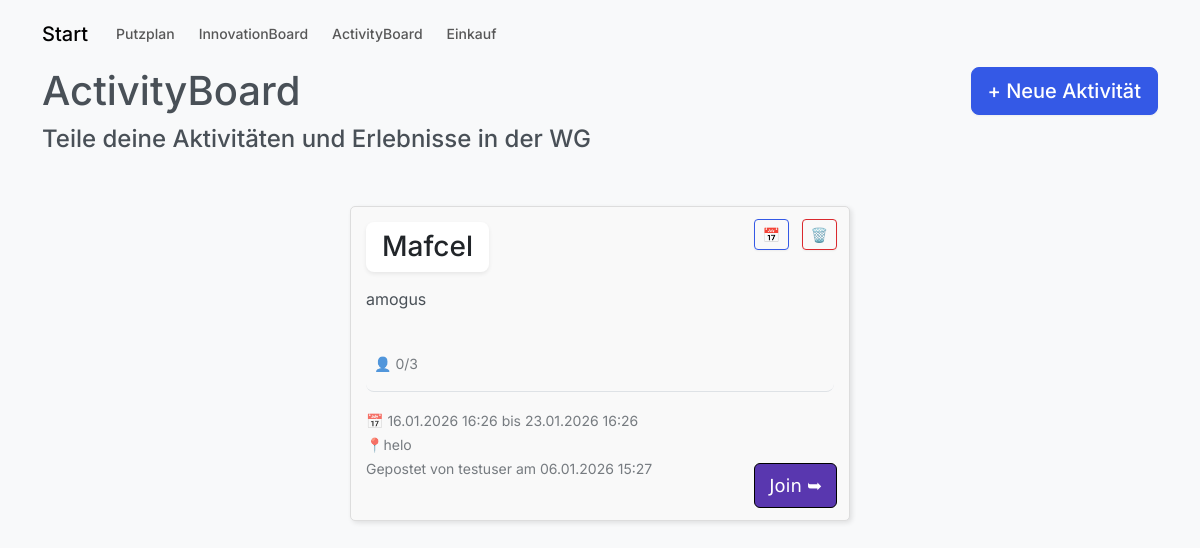
The page /activityboard/ (signed in) on the database as committed earlier.
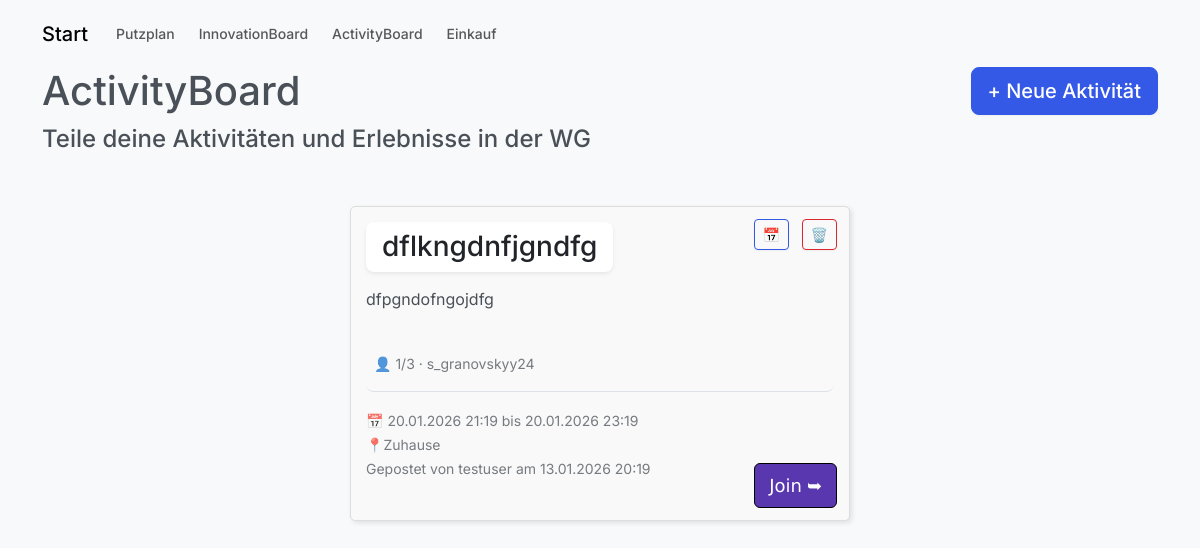
The same page on the database as committed later.
### db.py (models this page shows)
class Activity(db.Model):
    __tablename__ = 'ACTIVITY'
    activity_id = db.Column(db.Integer, primary_key=True, index=True, unique=True)
    wg_id = db.Column(db.Integer, db.ForeignKey('WG.wg_id'), nullable=False)
    created_by = db.Column(db.Integer, db.ForeignKey('USER.user_id'), nullable=False)
    title = db.Column(db.String, nullable=False)
    description = db.Column(db.String)
    date = db.Column(db.DateTime, nullable=False)
    location = db.Column(db.String)
    max_participants = db.Column(db.Integer, nullable=True)
    participants = db.relationship(
        "User",
        secondary=activity_participants,
        back_populates="joined_activities"
    )  #participants
    created_at = db.Column(db.DateTime, server_default=db.func.now())
    updated_at = db.Column(db.DateTime, nullable=False)  #new time varivable as to not migrate
    wg = db.relationship('Wg', back_populates='activities')
    creator = db.relationship('User', back_populates='activities_created')

class User(db.Model):
    __tablename__ = 'USER'
    user_id = db.Column(db.Integer, primary_key=True, index=True, unique=True)
    username = db.Column(db.String, nullable=False, unique=True)
    password_hash = db.Column(db.String, nullable=False, unique=True)
    email = db.Column(db.String, nullable=False, unique=True)
    role = db.Column(db.String, nullable=False)
    wg_id = db.Column(db.Integer, db.ForeignKey('WG.wg_id'), nullable=True)
    wg = db.relationship('Wg', back_populates='users')
    cleaning_tasks = db.relationship('CleaningTask', back_populates='assigned_user')
    activities_created = db.relationship('Activity', back_populates='creator')
    ideas = db.relationship('Idea', back_populates='creator',foreign_keys='Idea.created_by')
    idea_comments = db.relationship('Idea_Comment', back_populates='user')
    idea_likes = db.relationship('Idea_Like', back_populates='user')
    added_items = db.relationship('ShoppingItem', foreign_keys='ShoppingItem.added_by', back_populates='added_by_user')
    assigned_items = db.relationship('ShoppingItem', foreign_keys='ShoppingItem.assigned_to', back_populates='assigned_to_user')
    joined_activities = db.relationship(
        "Activity",
        secondary=activity_participants,
        back_populates="participants"
    )  #joined_activities

### app.py (the view, shortened to what this page needs)
@app.route("/activityboard/", methods=['GET', 'POST'])
def activity_board():
    if 'user_id' not in session:
        return redirect(url_for('login'))
    form = ActivityForm()
    current_user_id = int(session["user_id"])
    all_users = User.query.all()
    activities = (Activity.query
                  .filter_by(wg_id=1)  # wg_id = user.wg_id
                  .options(joinedload(Activity.creator), joinedload(Activity.participants))
                  .order_by(Activity.created_at.desc())
                  .all())
    return render_template("activityboard.html", form=form, activities=activities, all_users=all_users, current_user_id=current_user_id)  #To be replaced with current_user().user_id

### templates/activityboard.html (shortened to what this page needs)
{% extends "base.html" %}
{% block content %}
<nav class="navbar navbar-expand-lg navbar-light bg-light">
  <a class="navbar-brand" href="{{ url_for('dashboard') }}">Start</a>
  <div class="navbar-nav">
    <a class="nav-link" href="{{ url_for('putzplan') }}">Putzplan</a>
    <a class="nav-link" href="{{ url_for('innovation_board') }}">InnovationBoard</a>
    <a class="nav-link" href="{{ url_for('activity_board') }}">ActivityBoard</a>
    <a class="nav-link" href="{{ url_for('einkaufsplan') }}">Einkauf</a>
</nav>
<div style="display:flex; justify-content:space-between; align-items:center; margin-bottom: 10px;">
  <h1 style="margin:0;">ActivityBoard</h1>
  <label for="modalToggleNewActivity"
         class="btn btn-lg btn-primary">
    + Neue Aktivität
  </label>
</div>
<h4>Teile deine Aktivitäten und Erlebnisse in der WG</h4>
<br>
<div class="activities-list">
  {% for activity in activities %}
    <div class="activity-card">
      <form method="POST" action="{{ url_for('delete_activity', activity_id=activity.activity_id) }}" style="position: absolute; top: 12px; right: 12px; margin: 0;">
          <button type="submit" class="btn btn-sm btn-outline-danger"
            title = "löschen" aria-label="löschen"
            onclick="return confirm('Aktivität wirklich löschen?');">🗑️</button>
      </form>
      <form method="POST" action="{{ url_for('activity_ics', activity_id=activity.activity_id) }}"
      style="position:absolute; top:12px; right:50px; margin-right:10px;">
        <button type="submit"
                class="btn btn-sm btn-outline-primary"
                title="In Kalender speichern (.ics)"
                aria-label="In Kalender speichern (.ics)">
          📅
        </button>
      </form>
      <h3 class="d-inline-block px-3 py-2 rounded-3 bg-white text-dark shadow-sm" style="margin-bottom: 15px;">{{ activity.title }}</h3>
      <br>
      <p class="activity-desc mb-2">{{ activity.description }}</p>
      <br>
        <div class="pb-3 mb-3 border-bottom background-light p-2 rounded-3">
          <small class="text-muted">
            {% if activity.max_participants %}
              👤 {{ activity.participants|length }}/{{ activity.max_participants }}
            {% else %}
              👥 {{ activity.participants|length }}
            {% endif %}
            {% if activity.participants|length > 0 %}
              ·
              {% for u in activity.participants %}
                {{ u.username }}{% if not loop.last %}, {% endif %}
              {% endfor %}
            {% endif %}
          </small>
        </div>
      <small class="text-muted" style = "margin-bottom: 10px;">📅 {{ activity.date.strftime('%d.%m.%Y %H:%M') }} bis {{ activity.updated_at.strftime('%d.%m.%Y %H:%M') }}</small>
      {% if activity.location %}
        <br>
        <small class="text-muted" style = "margin-bottom: 10px;">📍{{ activity.location }}</small>
      {% endif %}
        <br>
      <small class="text-muted" style="margin-top: 20px; margin-bottom: 5px;">Gepostet von {{ activity.creator.username }} am {{ activity.created_at.strftime('%d.%m.%Y %H:%M') }}</small>
      <br>
            {% set is_joined = current_user_id and (activity.participants
            | selectattr('user_id', 'equalto', current_user_id)
            | list | length > 0) %}
        <form method="POST"
              action="{% if is_joined %}{{ url_for('leave_activity', activity_id=activity.activity_id) }}{% else %}{{ url_for('join_activity', activity_id=activity.activity_id) }}{% endif %}"
              class="m-0 action-form">
          <button type="submit"
                  class="action-btn {% if is_joined %}action-leave{% else %}action-join{% endif %}"
                  onclick="return confirm('{% if is_joined %}Von der Aktivität wirklich abmelden?{% else %}Aktivität wirklich beitreten?{% endif %}');">
            {% if is_joined %}𝗟𝖾𝖺𝗏𝖾 ✘{% else %}𝖩𝗈𝗂𝗇 ➥{% endif %}
          </button>
        </form>
    </div>
  {% else %}
    <p>Noch keine Aktivitäten geteilt. Sei der/die Erste!</p>
  {% endfor %}
</div>
{% endblock %}

### templates/base.html (shortened to what this page needs)
<!DOCTYPE html>
<html lang="de">
<head>
    <link rel="stylesheet" href="https://cdn.jsdelivr.net/npm/bootswatch@5.3.2/dist/zephyr/bootstrap.min.css">
</head>
<body class="bg-light">
<div class="container">
    {% block content %}{% endblock %}
</div>
</body>
</html>

### templates/activityboard.html (style rules this page uses)
.activities-list { display: flex; gap: 15px; align-items: flex-start; justify-content: center; margin-top: 20px; }
.activity-card { position: relative; border: 1px solid #ddd; border-radius: 5px; padding: 15px; padding-bottom: 60px; background-color: #f9f9f9; box-shadow: 2px 2px 5px rgba(0,0,0,0.1); width: 100%; max-width: 500px; }
.activity-card .action-form { position: absolute; right: 12px; bottom: 12px; margin: 0; }
.activity-card .action-btn { display: inline-block; width: auto; height: auto; padding: 8px 14px; border-radius: 6px; border: 1px solid black; color: white; font-size: 18px; cursor: pointer; white-space: nowrap; }
.activity-card .action-join { background-color: rgb(89, 55, 175); }
.activity-card h3 { padding-right: 60px; }
.activity-card { padding-bottom: 40px; }
.activity-desc { white-space: pre-wrap; overflow-wrap: anywhere; word-break: break-word; max-width: 100%; }

Rows that differ between the two databases and show on the page:
removed Activity: title "Mafcel", description "amogus", participants|length "0", max_participants "3", date "16.01.2026 16:26", updated_at "23.01.2026 16:26", location "helo", creator.username "testuser", created_at "06.01.2026 15:27"
added Activity: title "dflkngdnfjgndfg", description "dfpgndofngojdfg", participants|length "1", max_participants "3", date "20.01.2026 21:19", updated_at "20.01.2026 23:19", location "Zuhause", creator.username "testuser", created_at "13.01.2026 20:19"
added User: username "s_granovskyy24"
